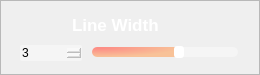
                 <widget class="QFrame" name="LINE_THICKNESS">
                  <property name="minimumSize">
                   <size>
                    <width>260</width>
                    <height>75</height>
                   </size>
                  </property>
                  <property name="maximumSize">
                   <size>
                    <width>260</width>
                    <height>75</height>
                   </size>
                  </property>
                  <property name="styleSheet">
                   <string notr="true">QFrame#LINE_THICKNESS{
border:2px solid rgba(255, 255, 255, 70);
border-radius:15px;
}</string>
                  </property>
                  <property name="frameShape">
                   <enum>QFrame::Shape::StyledPanel</enum>
                  </property>
                  <property name="frameShadow">
                   <enum>QFrame::Shadow::Raised</enum>
                  </property>
                  <layout class="QVBoxLayout" name="verticalLayout_23">
                   <item>
                    <widget class="QPushButton" name="ToggleBotton_5">
                     <property name="sizePolicy">
                      <sizepolicy hsizetype="Expanding" vsizetype="Fixed">
                       <horstretch>0</horstretch>
                       <verstretch>0</verstretch>
                      </sizepolicy>
                     </property>
                     <property name="minimumSize">
                      <size>
                       <width>0</width>
                       <height>30</height>
                      </size>
                     </property>
                     <property name="maximumSize">
                      <size>
                       <width>16777215</width>
                       <height>30</height>
                      </size>
                     </property>
                     <property name="font">
                      <font>
                       <family>Nirmala UI</family>
                       <pointsize>13</pointsize>
                       <italic>false</italic>
                       <bold>true</bold>
                      </font>
                     </property>
                     <property name="cursor">
                      <cursorShape>ArrowCursor</cursorShape>
                     </property>
                     <property name="mouseTracking">
                      <bool>true</bool>
                     </property>
                     <property name="focusPolicy">
                      <enum>Qt::FocusPolicy::StrongFocus</enum>
                     </property>
                     <property name="contextMenuPolicy">
                      <enum>Qt::ContextMenuPolicy::DefaultContextMenu</enum>
                     </property>
                     <property name="layoutDirection">
                      <enum>Qt::LayoutDirection::LeftToRight</enum>
                     </property>
                     <property name="autoFillBackground">
                      <bool>false</bool>
                     </property>
                     <property name="styleSheet">
                      <string notr="true">QPushButton{
background-image:url(:/setting /images/newsize/line.png);
background-repeat: no-repeat;
background-position: left center;
border: none;
border-left: 20px solid transparent;
text-align: left;
padding-left: 40px;
padding-bottom: 4px;
color: white;
font: 700 13pt &quot;Nirmala UI&quot;;
}</string>
                     </property>
                     <property name="text">
                      <string>Line Width</string>
                     </property>
                     <property name="autoDefault">
                      <bool>false</bool>
                     </property>
                     <property name="default">
                      <bool>false</bool>
                     </property>
                     <property name="flat">
                      <bool>false</bool>
                     </property>
                    </widget>
                   </item>
                   <item>
                    <widget class="QFrame" name="frame_5">
                     <property name="sizePolicy">
                      <sizepolicy hsizetype="Preferred" vsizetype="Preferred">
                       <horstretch>0</horstretch>
                       <verstretch>0</verstretch>
                      </sizepolicy>
                     </property>
                     <property name="minimumSize">
                      <size>
                       <width>0</width>
                       <height>20</height>
                      </size>
                     </property>
                     <property name="maximumSize">
                      <size>
                       <width>16777215</width>
                       <height>20</height>
                      </size>
                     </property>
                     <layout class="QHBoxLayout" name="horizontalLayout_21" stretch="3,7">
                      <property name="spacing">
                       <number>10</number>
                      </property>
                      <property name="leftMargin">
                       <number>8</number>
                      </property>
                      <property name="topMargin">
                       <number>0</number>
                      </property>
                      <property name="rightMargin">
                       <number>10</number>
                      </property>
                      <property name="bottomMargin">
                       <number>0</number>
                      </property>
                      <item>
                       <widget class="QDoubleSpinBox" name="line_spinbox">
                        <property name="cursor">
                         <cursorShape>PointingHandCursor</cursorShape>
                        </property>
                        <property name="styleSheet">
                         <string notr="true">QDoubleSpinBox {
border: 0px solid lightgray;
border-radius: 2px;
background-color: rgba(255,255,255,90);
font: 600 9pt &quot;Segoe UI&quot;;
}
        
QDoubleSpinBox::up-button {
width: 10px;
height: 9px;
margin: 0px 3px 0px 0px;
border-image: url(:/setting /images/newsize/box_up.png);
}
QDoubleSpinBox::up-button:pressed {
margin-top: 1px;
}
            
QDoubleSpinBox::down-button {
width: 10px;
height: 9px;
margin: 0px 3px 0px 0px;
border-image:url(:/setting /images/newsize/box_down.png);
}
QDoubleSpinBox::down-button:pressed {
margin-bottom: 1px;
}</string>
                        </property>
                        <property name="decimals">
                         <number>0</number>
                        </property>
                        <property name="minimum">
                         <double>0.000000000000000</double>
                        </property>
                        <property name="maximum">
                         <double>5.000000000000000</double>
                        </property>
                        <property name="singleStep">
                         <double>1.000000000000000</double>
                        </property>
                        <property name="value">
                         <double>3.000000000000000</double>
                        </property>
                       </widget>
                      </item>
                      <item>
                       <widget class="QSlider" name="line_slider">
                        <property name="cursor">
                         <cursorShape>PointingHandCursor</cursorShape>
                        </property>
                        <property name="styleSheet">
                         <string notr="true">QSlider::groove:horizontal {
border: none;
height: 10px;
background-color: rgba(255,255,255,90);
border-radius: 5px;
}

QSlider::handle:horizontal {
width: 10px;
margin: -1px 0px -1px 0px;
border-radius: 3px;
background-color: white;
}

QSlider::sub-page:horizontal {
background-color:  qradialgradient(cx:0, cy:0, radius:1, fx:0.1, fy:0.1, stop:0 rgb(253, 139, 133),  stop:1 rgb(248, 194, 152));
border-radius: 5px;
}</string>
                        </property>
                        <property name="minimum">
                         <number>0</number>
                        </property>
                        <property name="maximum">
                         <number>5</number>
                        </property>
                        <property name="pageStep">
                         <number>1</number>
                        </property>
                        <property name="value">
                         <number>3</number>
                        </property>
                        <property name="orientation">
                         <enum>Qt::Orientation::Horizontal</enum>
                        </property>
                       </widget>
                      </item>
                     </layout>
                    </widget>
                   </item>
                  </layout>
                 </widget>
